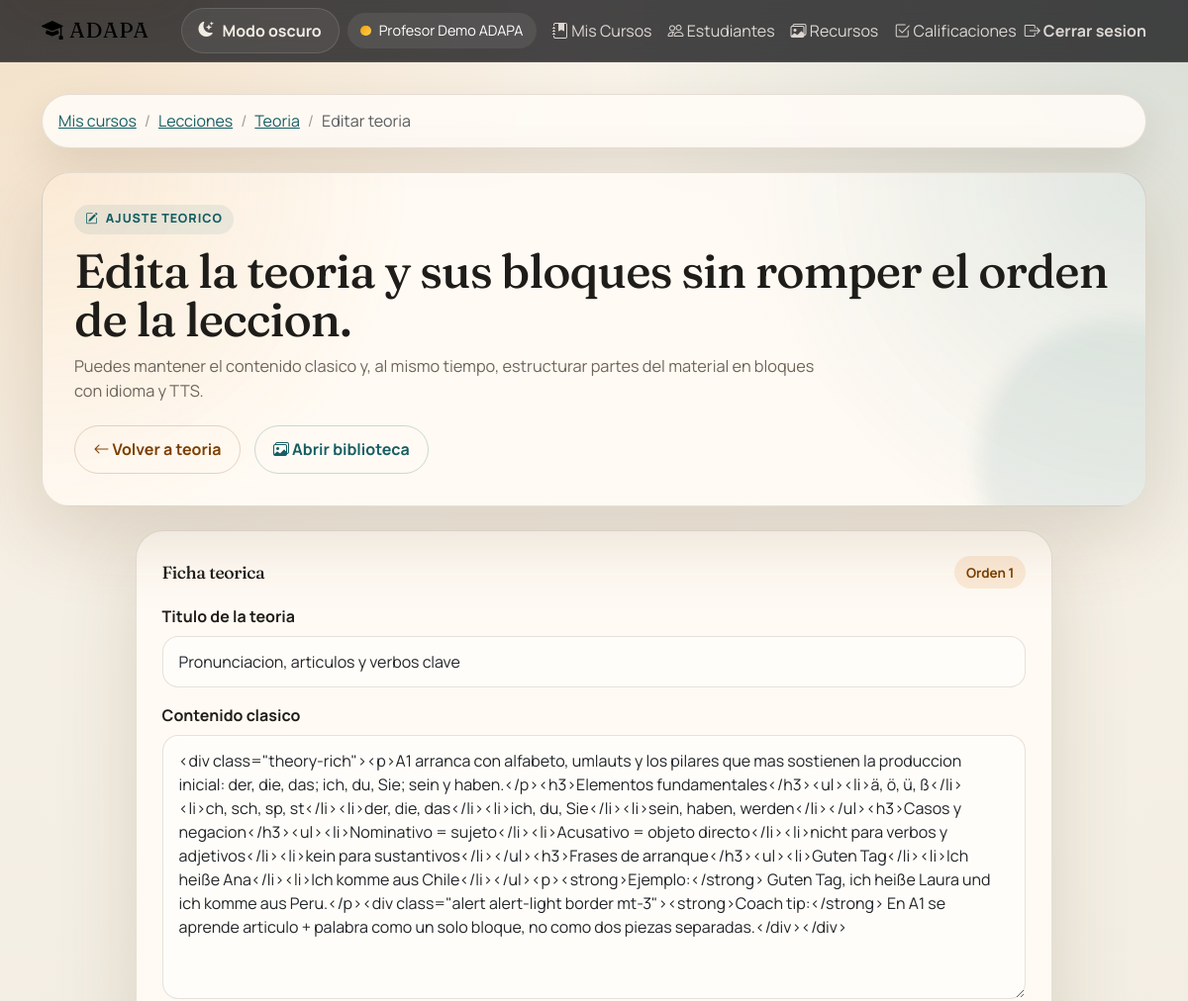
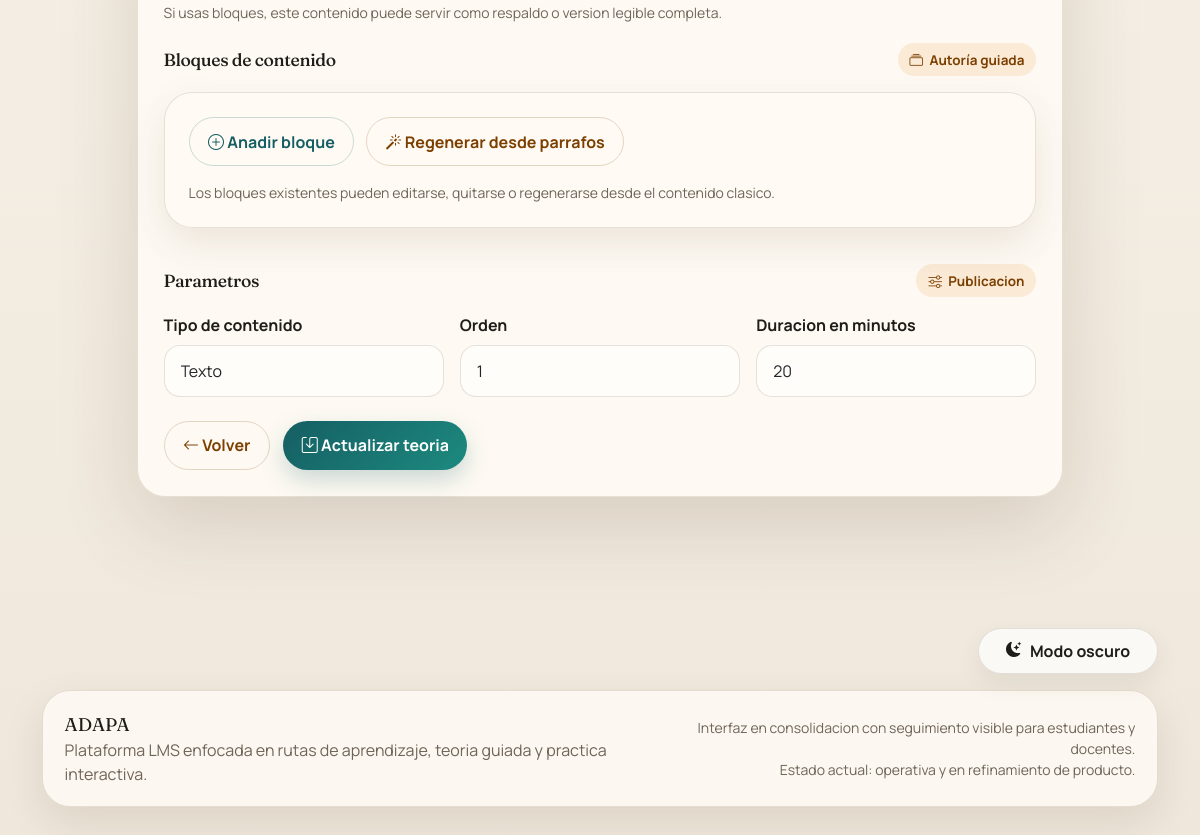
The app's page /profesor/teoria/edit/43 (signed in) with its own data (2 pictures, top to bottom).
### tables this page shows
CREATE TABLE `teoria` (
  `id` int(11) NOT NULL AUTO_INCREMENT,
  `leccion_id` int(11) NOT NULL,
  `titulo` varchar(255) NOT NULL,
  `contenido` longtext NOT NULL,
  `tipo_contenido` enum('texto','video','imagen','audio','mixto') NOT NULL DEFAULT 'texto',
  `url_recurso` varchar(500) DEFAULT NULL,
  `duracion_minutos` int(11) DEFAULT NULL,
  `orden` int(11) NOT NULL DEFAULT 0,
  `es_interactivo` tinyint(1) NOT NULL DEFAULT 0,
  `fecha_creacion` timestamp NOT NULL DEFAULT current_timestamp(),
  `fecha_actualizacion` timestamp NOT NULL DEFAULT current_timestamp() ON UPDATE current_timestamp(),
  PRIMARY KEY (`id`),
  KEY `leccion_id` (`leccion_id`),
  CONSTRAINT `teoria_ibfk_1` FOREIGN KEY (`leccion_id`) REFERENCES `lecciones` (`id`) ON DELETE CASCADE
);

### views/profesor/teoria/edit.php (the view, shortened to what the rows shown need)
<?php require_once __DIR__ . '/../../partials/header.php'; ?>
<div class="container">
    <nav aria-label="breadcrumb" class="mb-4">
        <ol class="breadcrumb">
            <li class="breadcrumb-item"><a href="<?php echo url('/profesor/cursos'); ?>">Mis cursos</a></li>
            <li class="breadcrumb-item"><a href="<?php echo url('/profesor/cursos/' . ($leccion->curso_id ?? '') . '/lecciones'); ?>">Lecciones</a></li>
            <li class="breadcrumb-item"><a href="<?php echo url('/profesor/lecciones/' . ($leccion->id ?? $teoria->leccion_id) . '/teoria'); ?>">Teoria</a></li>
            <li class="breadcrumb-item active" aria-current="page">Editar teoria</li>
        </ol>
    </nav>
    <section class="page-hero mb-4">
        <span class="eyebrow"><i class="bi bi-pencil-square"></i> Ajuste teorico</span>
        <h1 class="page-title">Edita la teoria y sus bloques sin romper el orden de la leccion.</h1>
        <p class="page-subtitle">
            Puedes mantener el contenido clasico y, al mismo tiempo, estructurar partes del material en bloques con idioma y TTS.
        </p>
        <div class="hero-actions">
            <a href="<?php echo url('/profesor/lecciones/' . ($leccion->id ?? $teoria->leccion_id) . '/teoria'); ?>" class="btn btn-outline-secondary">
                <i class="bi bi-arrow-left"></i> Volver a teoria
            </a>
            <a href="<?php echo url('/profesor/recursos'); ?>" class="btn btn-outline-primary">
                <i class="bi bi-images"></i> Abrir biblioteca
            </a>
        </div>
    </section>
    <div class="row justify-content-center">
        <div class="col-xl-10">
            <div class="form-shell">
                <div class="card-body">
                    <form method="POST" class="needs-validation" novalidate>
                        <section class="form-section">
                            <div class="section-title">
                                <h2 class="form-section-title">Ficha teorica</h2>
                                <span class="soft-badge">Orden <?php echo (int) $teoria->orden; ?></span>
                            </div>
                            <div class="mb-3">
                                <label for="titulo" class="form-label">Titulo de la teoria</label>
                                <input type="text" class="form-control" id="titulo" name="titulo" value="<?php echo htmlspecialchars($teoria->titulo); ?>" required>
                            </div>
                            <div class="mb-3">
                                <label for="contenido" class="form-label">Contenido clasico</label>
                                <textarea class="form-control" id="contenido" name="contenido" rows="10"><?php echo htmlspecialchars($teoria->contenido); ?></textarea>
                                <div class="form-text">Si usas bloques, este contenido puede servir como respaldo o version legible completa.</div>
                            </div>
                        </section>
                        <section class="form-section">
                            <div class="section-title">
                                <h2 class="form-section-title">Bloques de contenido</h2>
                                <span class="soft-badge"><i class="bi bi-collection"></i> Autoría guiada</span>
                            </div>
                            <div class="panel mb-3">
                                <div class="panel-body">
                                    <div class="builder-toolbar">
                                        <button type="button" class="btn btn-outline-primary" id="addBlockBtn">
                                            <i class="bi bi-plus-circle"></i> Anadir bloque
                                        </button>
                                        <button type="button" class="btn btn-outline-secondary" id="generateBlocksBtn">
                                            <i class="bi bi-magic"></i> Regenerar desde parrafos
                                        </button>
                                    </div>
                                    <div class="form-text mt-3">
                                        Los bloques existentes pueden editarse, quitarse o regenerarse desde el contenido clasico.
                                    </div>
                                </div>
                            </div>
                        </section>
                        <section class="form-section">
                            <div class="section-title">
                                <h2 class="form-section-title">Parametros</h2>
                                <span class="soft-badge"><i class="bi bi-sliders"></i> Publicacion</span>
                            </div>
                            <div class="row g-3">
                                <div class="col-md-4">
                                    <label for="tipo_contenido" class="form-label">Tipo de contenido</label>
                                    <select class="form-select" id="tipo_contenido" name="tipo_contenido" required>
                                        <option value="texto" <?php echo ($teoria->tipo_contenido === 'texto') ? 'selected' : ''; ?>>Texto</option>
                                    </select>
                                </div>
                                <div class="col-md-4">
                                    <label for="orden" class="form-label">Orden</label>
                                    <input type="number" class="form-control" id="orden" name="orden" min="1" value="<?php echo htmlspecialchars($teoria->orden); ?>" required>
                                </div>
                                <div class="col-md-4">
                                    <label for="duracion_minutos" class="form-label">Duracion en minutos</label>
                                    <input type="number" class="form-control" id="duracion_minutos" name="duracion_minutos" min="1" value="<?php echo htmlspecialchars($teoria->duracion_minutos); ?>" required>
                                </div>
                            </div>
                        </section>
                        <div class="responsive-actions mt-4">
                            <a href="<?php echo url('/profesor/lecciones/' . ($leccion->id ?? $teoria->leccion_id) . '/teoria'); ?>" class="btn btn-outline-secondary">
                                <i class="bi bi-arrow-left"></i> Volver
                            </a>
                            <button type="submit" class="btn btn-primary">
                                <i class="bi bi-save"></i> Actualizar teoria
                            </button>
                        </div>
                    </form>
                </div>
            </div>
        </div>
    </div>
</div>
<?php require_once __DIR__ . '/../../partials/footer.php'; ?>

### core/Router.php (shortened to what the rows shown need)
<?php
class Router {
    private $routes = [];
    private $basePath;
    public function __construct() {
        $this->basePath = BASE_URL;
    }
    public function add($method, $route, $controller, $action) {
        $this->routes[$method][$route] = ['controller' => $controller, 'action' => $action];
    }
    public function dispatch($uri, $method) {
        $uri = $this->removeBasePath($uri);
        foreach ($this->routes[$method] as $route => $routeInfo) {
            $pattern = preg_replace('/\{[^}]+\}/', '([^/]+)', $route);
            $pattern = '#^' . $pattern . '$#';
            if (preg_match($pattern, $uri, $matches)) {
                array_shift($matches);
                $action = $routeInfo['action'];
                $controllerInstance = new $controllerClass();
                if (method_exists($controllerInstance, $action)) {
                    call_user_func_array([$controllerInstance, $action], $matches);
                } else {
                    http_response_code(404);
                    echo "404 Method Not Found";
                }
                return;
            }
        }
    }
    private function removeBasePath($uri) {
        if (strpos($uri, $this->basePath) === 0) {
            $uri = substr($uri, strlen($this->basePath));
        }
        return $uri;
    }
}

### records on screen
teoria: orden "1", titulo "Pronunciacion, articulos y verbos clave", contenido "<div class=\"theory-rich\"><p>A1 arranca con alfabeto, umlauts y los pilares que mas sostienen la produccion inicial: der, die, das; ich, du, Sie; sein y haben.</p><h3>Elementos fundamentales</h3><ul><li>ä, ö, ü, ß</li><li>ch, sch, sp, st</li><li>der, die, das</li><li>ich, du, Sie</li><li>sein, haben, werden</li></ul><h3>Casos y negacion</h3><ul><li>Nominativo = sujeto</li><li>Acusativo = objeto directo</li><li>nicht para verbos y adjetivos</li><li>kein para sustantivos</li></ul><h3>Frases de arranque</h3><ul><li>Guten Tag</li><li>Ich heiße Ana</li><li>Ich komme aus Chile</li></ul><p><strong>Ejemplo:</strong> Guten Tag, ich heiße Laura und ich komme aus Peru.</p><div class=\"alert alert-light…", tipo_contenido "Texto", duracion_minutos "20"
